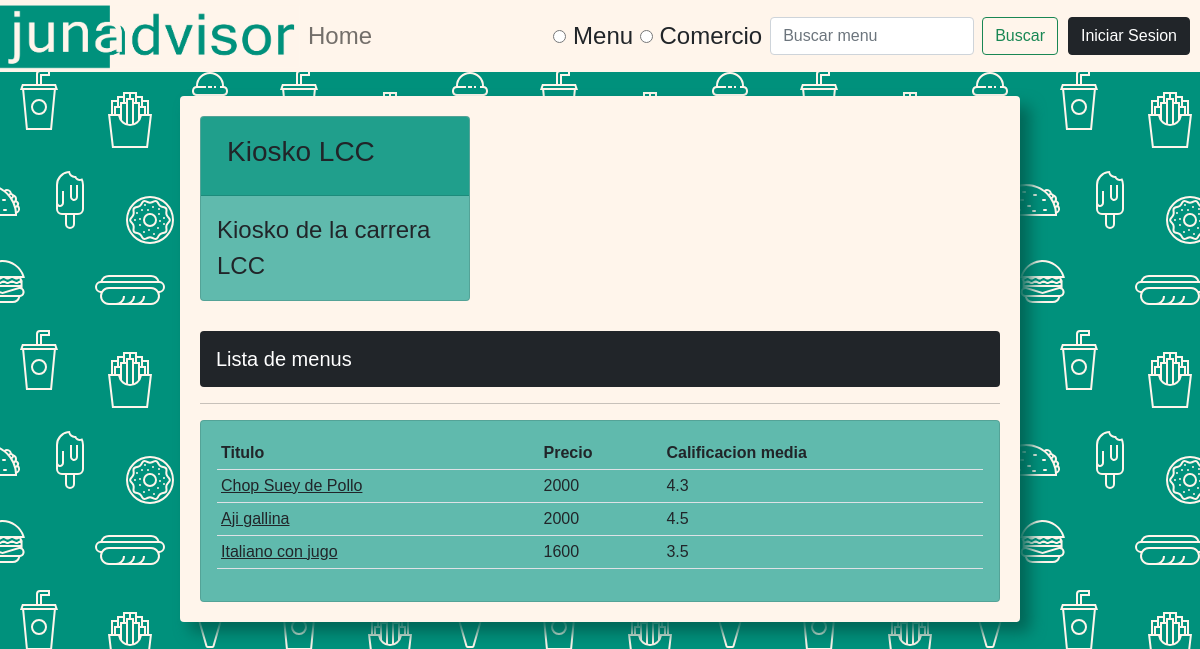
The page /comercio/1 on the database its author committed.
### app/models.py (models this page shows, shortened)
class Comercio(models.Model):
    nombre = models.CharField(max_length=100, null=True)
    descripcion = models.CharField(max_length=500, null=True)
    direccion = models.CharField(max_length=100, null=True)
    is_active = models.BooleanField(default=True)

class Menu(models.Model):
    comercio = models.ForeignKey(Comercio, null=True, on_delete=models.SET_NULL)
    titulo = models.CharField(max_length=100, null=True)
    precio = models.PositiveIntegerField()
    descripcion = models.CharField(max_length=500, null=True)
    calificacion_media = models.FloatField(default=0)
    menu_pic  = models.ImageField(null=True, blank=True)
    is_active = models.BooleanField(default=True)
    categoria = models.ManyToManyField(Categoria)

### app/views.py (the view)
# urls.py: path('comercio/<str:pk>', views.vistaComercio, name="comercio"),
def vistaComercio(request, pk):
    comercio = Comercio.objects.get(id=pk)
    menus = comercio.menu_set.filter(is_active = True)
    context = { 'comercio': comercio, 'menus': menus}
    return render(request, "app/comercio.html", context)

### app/templates/app/comercio.html
{% extends 'app/main.html' %}
{% load static %}
{% block content %}
    <div class="card menu">
        <div class="card-header">
            <div class="d-flex flex-row">
                <h3>{{comercio.nombre}}</h3>
            </div>
        </div>
        <div class="card-body">
                <p>{{comercio.descripcion}}</p>
        </div>
    </div>
    <div class="w-100">
        <h5>Lista de menus</h5>
        <hr>
        <div class="card card-body overflow-auto max-h-250">
            <table class="table table-sm">
                <tr>
                    <th>Titulo</th>
                    <th>Precio</th>
                    <th>Calificacion media</th>
                </tr>
                {% for menu in menus %}
                <tr>
                    <td><a class="link-dark" href="{% url 'menu' menu.id %}">{{menu.titulo}}</a></td>
                    <td>{{menu.precio}}</td>
                    <td>{{menu.calificacion_media}}</td>
                </tr>
                {% endfor %}
            </table>
        </div>
    </div>
{% endblock %}

### static/css/style.css (style rules this page uses)
:root { --primary-color: #00917c; --pr-light-1: #209F8C; --pr-light-2: #60BAAD; --pr-light-3: #9FD6CE; --secondary-color: #fff5eb; --sec-dark-1: #FFEEDD; --third-color: #17a2b8; }
body { font-family:'Gill Sans', 'Gill Sans MT', Calibri, 'Trebuchet MS', sans-serif; background-color: var(--primary-color); }
p { color: #212529; font-size: 1.5rem; margin-bottom: 0; }
.card { color: var(--secondary-color); background-color: var(--pr-light-2); }
.card-header { background-color: var(--pr-light-1); }
.max-h-250 { max-height: 250px; }
h5 { color: white; background-color: #212529; padding: 1rem; border-radius: .25rem; }
h3 { padding: 10px; color: #212529; border-radius: .25rem; max-height: fit-content; }
.menu { max-width: 30%; min-width: 270px; margin-bottom: 30px; }

### rows shown on the page
Comercio: nombre "Kiosko LCC", descripcion "Kiosko de la carrera LCC"
Menu: titulo "Chop Suey de Pollo", precio "2000", calificacion_media "4.3"
Menu: titulo "Aji gallina", precio "2000", calificacion_media "4.5"
Menu: titulo "Italiano con jugo", precio "1600", calificacion_media "3.5"
